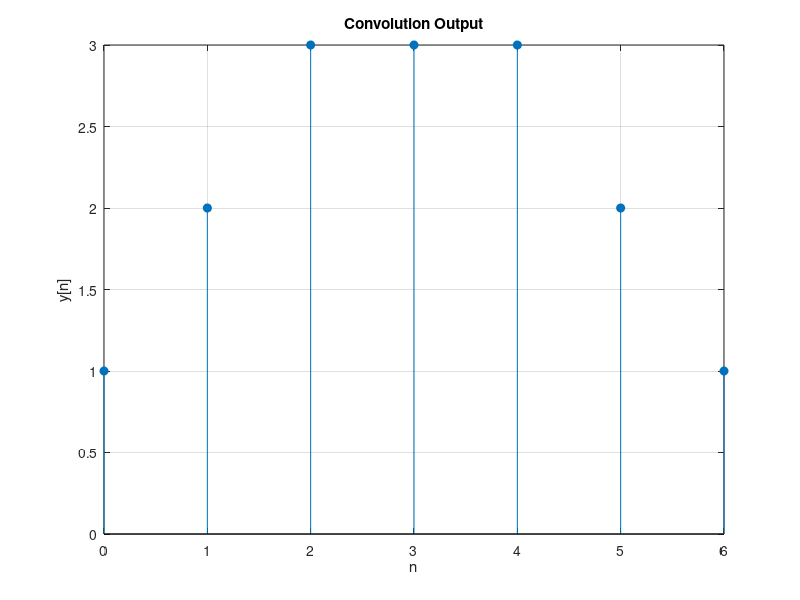

The MATLAB source for this figure:
% Input signal: rectangular pulse
x = [1 1 1 1 1];
% Impulse response: 3-point averager
h = [1 1 1];

y = conv(x, h);

disp('Output y[n] =');
disp(y);

n_y = 0:length(y)-1;
stem(n_y, y, 'filled');
title('Convolution Output');
xlabel('n'); ylabel('y[n]');
grid on;
